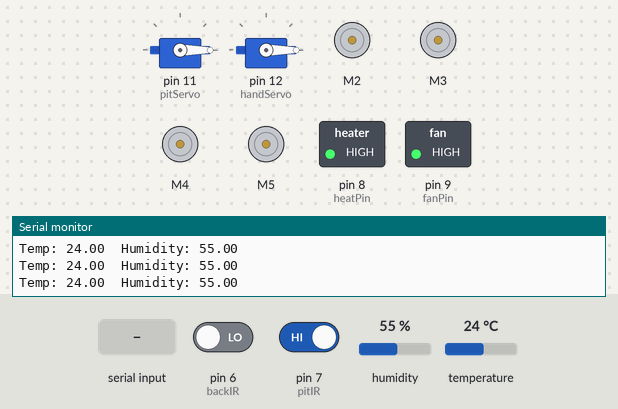
The sketch below on a simulated Arduino Uno, built with avr-gcc and run on an emulated ATmega328P. Parts: 2 × servo, 4 × DC motor (green arrow = forward, orange = backward, longer = faster), switched loads named in the sketch (green lamp = pin HIGH), the last lines printed to the serial monitor. The test bench sets the inputs (shaded band); at power-on: temperature 24 °C, pin 6 (backIR) LOW, pin 7 (pitIR) HIGH, humidity 55 %.

Above: at 1.2 s.
1.3 s: "X" received over the second serial link
At 2.1 s:
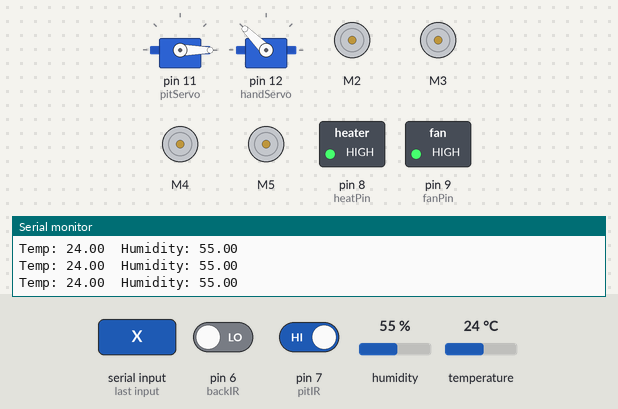
4.8 s: temperature set to 38 °C
6.6 s: temperature set to 41 °C
At 8.2 s:
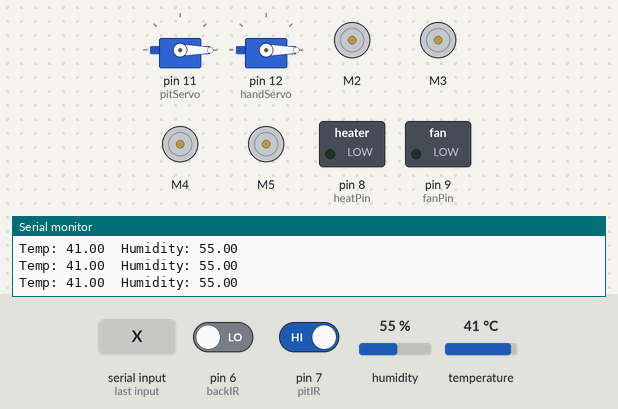
8.9 s: "H" received over the second serial link
At 9.3 s:
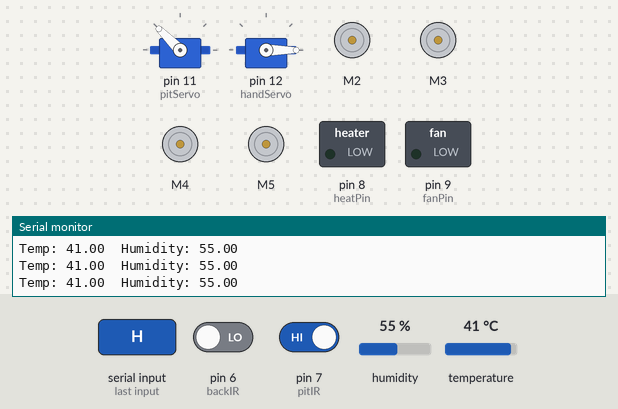
12.4 s: "F" received over the second serial link
At 13.6 s:
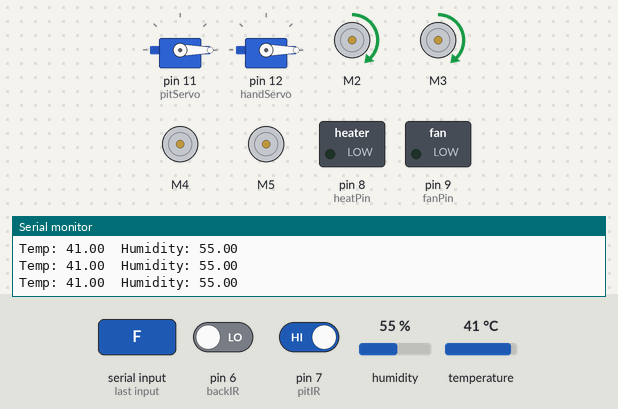
13.9 s: "B" received over the second serial link
At 14.8 s:
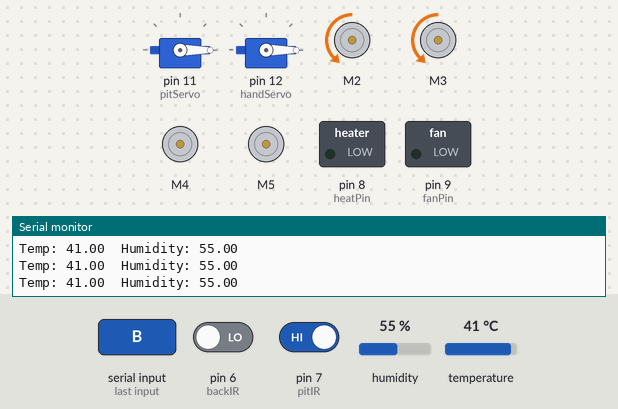
Timing chart, 0 to 16.4 s (numbered marks = the images above; inputs shaded):
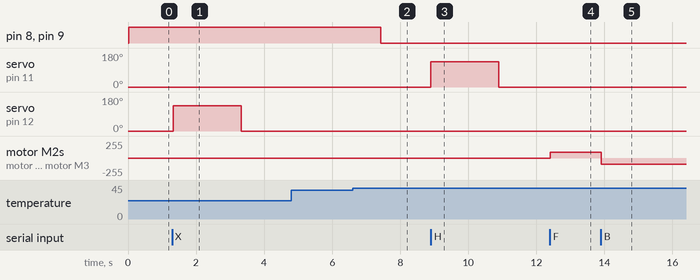

The sketch:

Florral.ino
```cpp
#include <AFMotor.h>
#include <Servo.h>
#include <DHT.h>
#include <SoftwareSerial.h>

#define DHTPIN 10
#define DHTTYPE DHT11

DHT dht(DHTPIN, DHTTYPE);
SoftwareSerial bt(0, 1); // RX, TX
Servo pitServo;
Servo handServo;

// Motors
AF_DCMotor leftWheel(2, MOTOR12_1KHZ);
AF_DCMotor rightWheel(3, MOTOR12_1KHZ);
AF_DCMotor hand1(4, MOTOR12_1KHZ);
AF_DCMotor hand2(5, MOTOR12_1KHZ);

// Sensors
int backIR  = 6;
int pitIR   = 7;

// Heater relay
int heatPin = 8;
int fanPin = 9;

// Servo angles
int PIT_OPEN = 135;
int PIT_CLOSE = 0;

void setup()
{
  pinMode(backIR, INPUT);
  pinMode(pitIR, INPUT);
  pinMode(heatPin, OUTPUT);
  pinMode(fanPin, OUTPUT);

  pitServo.attach(11);
  pitServo.write(PIT_CLOSE);
  handServo.attach(12);
  handServo.write(PIT_CLOSE);

  leftWheel.setSpeed(90);
  rightWheel.setSpeed(90);
  hand1.setSpeed(100);
  hand2.setSpeed(100);

  dht.begin();
  bt.begin(9600);
  Serial.begin(9600);

  Serial.println("Robot System Ready");
}

void loop()
{

  // 🔍 OBSTACLE DETECTION
  if (digitalRead(backIR) == HIGH)
  {
    stopWheels();
    Serial.println("Gonna fall");
  }

  // 🗑️ PIT FULL
  if (digitalRead(pitIR) == LOW)
  {
    stopWheels();
    Serial.println("Pit full");
  }

  // 🌡️ TEMPERATURE CONTROL
  float temp = dht.readTemperature();
  float hum  = dht.readHumidity();

  Serial.print("Temp: ");
  Serial.print(temp);
  Serial.print("  Humidity: ");
  Serial.println(hum);

  if (temp < 40)
  {
    digitalWrite(heatPin, HIGH);
    digitalWrite(fanPin, HIGH);
  }
  else
  {
    digitalWrite(heatPin, LOW);
    digitalWrite(fanPin, LOW);
  }

  // 📱 BLUETOOTH COMMANDS
  if (bt.available())
  {
    char cmd = bt.read();

    if (cmd == 'F') moveForward();
    if (cmd == 'B') moveBackward();
    if (cmd == 'L') turnLeft();
    if (cmd == 'R') turnRight();
    if (cmd == 'S') stopWheels();
    if (cmd == 'U') handUp();
    if (cmd == 'T') handDown();
    if (cmd == 'X') limbUp();
    if (cmd == 'H') pitLift();
  }
}

// 🚗 MOVEMENT FUNCTIONS
void moveForward() {
  leftWheel.run(FORWARD);
  rightWheel.run(FORWARD);
}

void moveBackward() {
  leftWheel.run(BACKWARD);
  rightWheel.run(BACKWARD);
}

void turnLeft() {
  leftWheel.run(BACKWARD);
  rightWheel.run(FORWARD);
}

void turnRight() {
  leftWheel.run(FORWARD);
  rightWheel.run(BACKWARD);
}

void stopWheels() {
  leftWheel.run(RELEASE);
  rightWheel.run(RELEASE);
}

// 🦾 HAND COLLECTION
void handUp() {
  hand1.run(FORWARD);
  hand2.run(FORWARD);
}

void handDown(){
  hand1.run(RELEASE);
  hand2.run(RELEASE);
}

void limbUp(){
  handServo.write(PIT_OPEN);
  delay(2000);
  handServo.write(PIT_CLOSE);
}

void pitLift(){
  pitServo.write(PIT_OPEN);
  delay(2000);
  pitServo.write(PIT_CLOSE);
}
```

Measured:
- the behaviour switches between 39 and 40 °C on temperature (found by bisection; images 1 and 2)
- after the input at 1.3 s, servo on pin 12 (handServo): 0° → 135° at once, → 0° 2.0 s later
- after the input at 6.6 s, pin 8 (heatPin), pin 9 (fanPin): HIGH → LOW after 0.84 s
- after the input at 8.9 s, servo on pin 11 (pitServo): 0° → 135° at once, → 0° 2.0 s later
- after the input at 12.4 s, motor M2, motor M3: stopped → forward 90/255 at once
- after the input at 13.9 s, motor M2, motor M3: forward 90/255 → backward 90/255 at once
